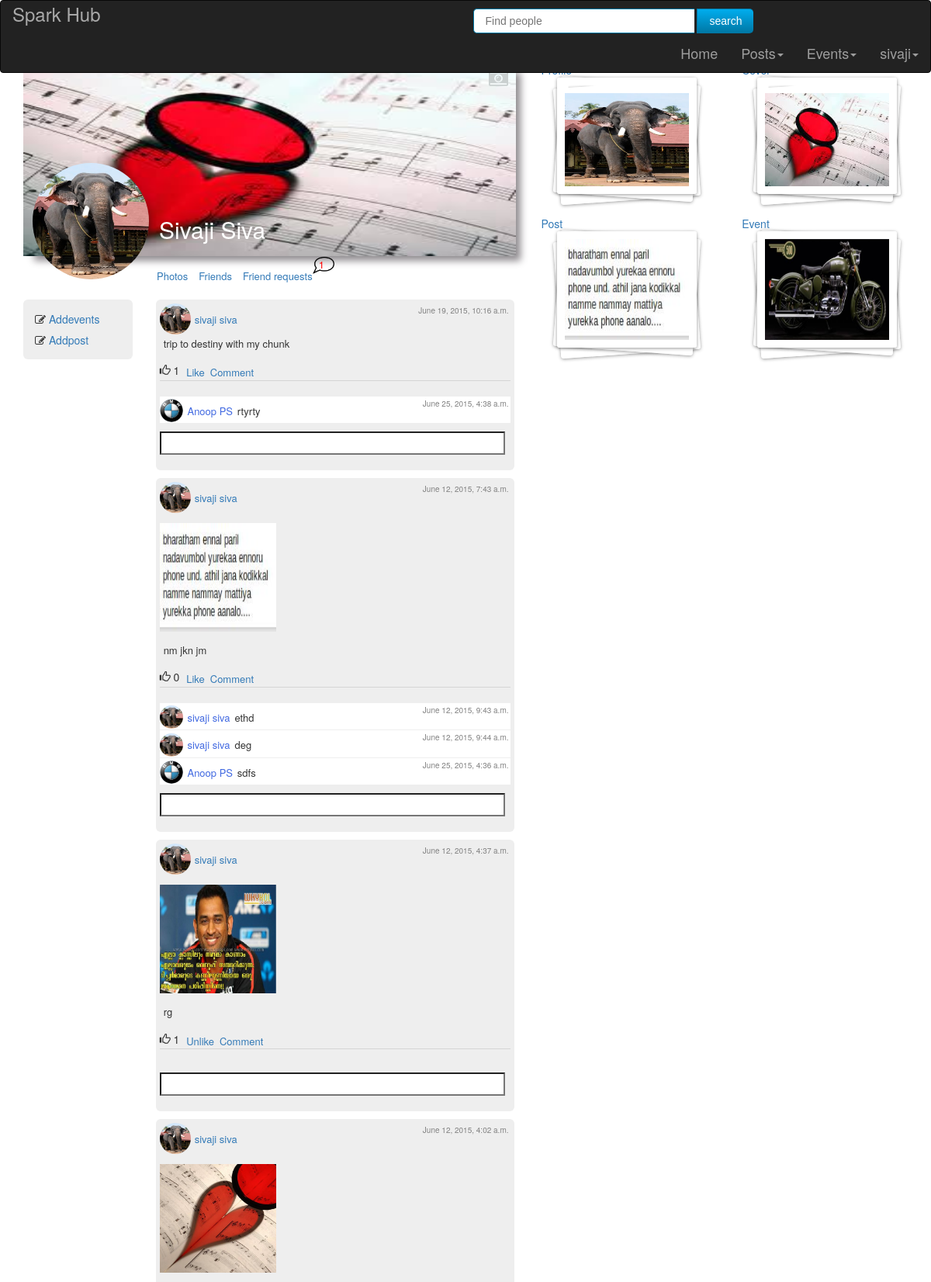
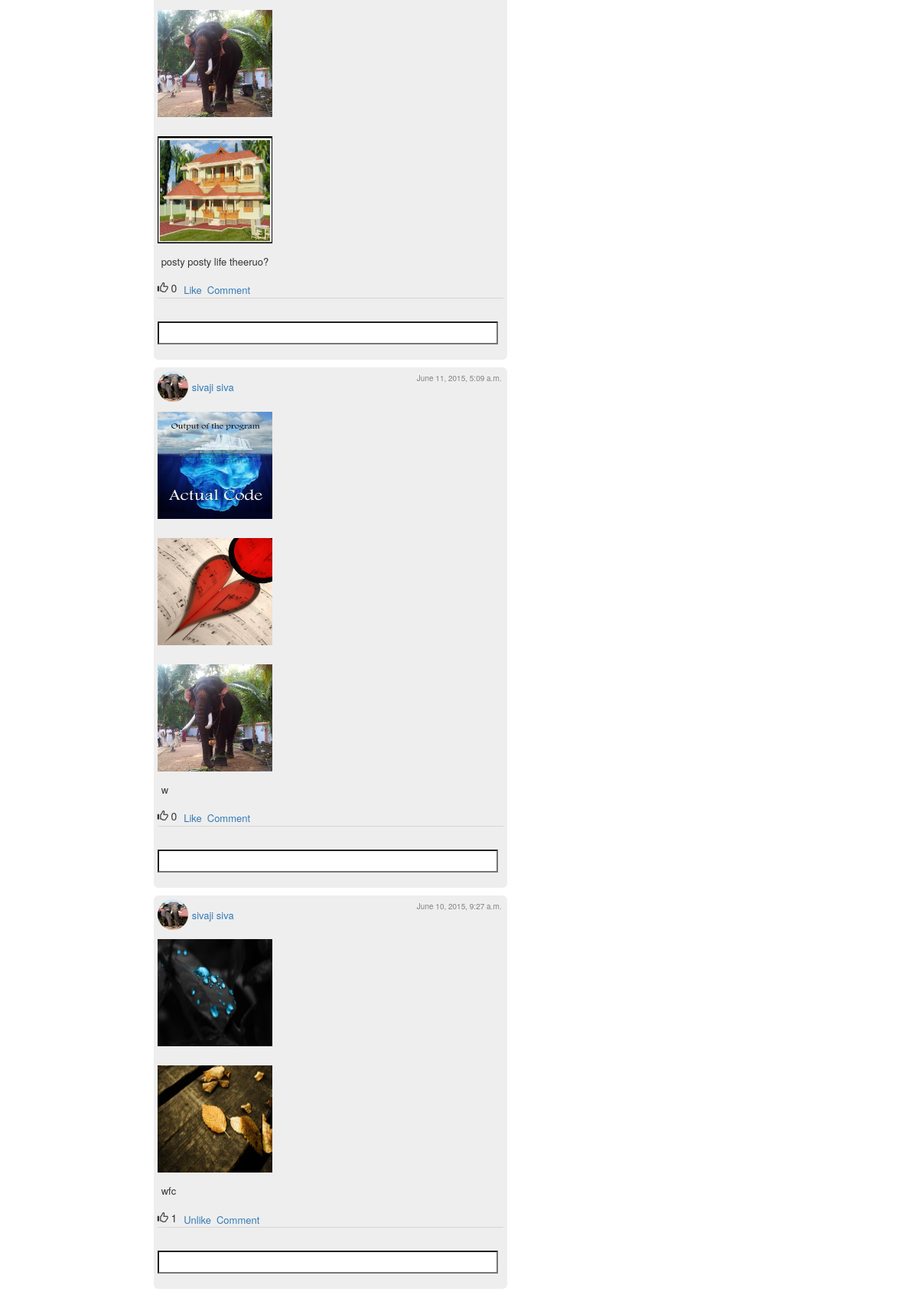
The page /sivaji (signed in, upper part) on the database its author committed (2 pictures, top to bottom).
### users/models.py (models this page shows, shortened)
class Profile(models.Model):
	user = models.OneToOneField(User)
	place = models.CharField(max_length=200)
	@property
	def get_avatar(self):
		if self.user.userimage_set.filter(is_active_profile=True, is_public=True).exists():
			return self.user.userimage_set.filter(is_active_profile=True, is_public=True)[0].profile_pic
		return 'profiles/default_image.jpg'
	@property
	def get_cover(self):
		if self.user.userimage_set.filter(is_active_cover=True, is_public=True).exists():
			return self.user.userimage_set.filter(is_active_cover=True, is_public=True)[0].cover_pic
		return 'covers/default_cover.jpg'
	@property
	def get_post(self):
		return [i for i in self.user.post_set.all().order_by('-create_date')]
	@property
	def get_event(self):
		return [i for i in self.user.event_set.all().order_by('-create_date')]

class UserImage(models.Model):
	user = models.ForeignKey(User)
	profile_pic = models.ImageField(upload_to="profiles/", null=True, blank=True)
	cover_pic = models.ImageField(upload_to="covers/", null=True, blank=True)
	is_active_profile = models.BooleanField(default=False)
	is_active_cover = models.BooleanField(default=False)
	is_public = models.BooleanField(default=False)
	create_date = models.DateTimeField(auto_now_add=True, null=True, blank=True)

### Post/models.py (models this page shows, shortened)
class Post(models.Model):
	title = models.CharField(max_length=50)
	text = models.TextField(max_length=300)
	user = models.ForeignKey(User)
	create_date = models.DateTimeField(auto_now_add=True)
	@property
	def get_attach(self):
	    return [i for i in self.post_attach.all().order_by('-create_date')[:3]]
	@property
	def get_likecount(self):
	    return self.post_likes.count()
	@property
	def get_comments(self):
	    return [i for i in self.post_comments.all().order_by('-create_date')[:3]][::-1]

class Gallery(models.Model):
	post = models.ForeignKey('Post', related_name = "post_attach", null=True, blank=True)
	url = models.CharField(max_length=1000, null=True, blank=True)
	create_date = models.DateTimeField(auto_now_add=True)

### generic/models.py (models this page shows)
class Comment(models.Model):
	comment = models.CharField(max_length=600)
	user = models.ForeignKey(User)
	post = models.ForeignKey('Post.Post', related_name = "post_comments", null=True, blank=True)
	event = models.ForeignKey('event.Event', related_name = "event_comments", null=True, blank=True)
	create_date = models.DateTimeField(auto_now_add=True)

### event/models.py (models this page shows)
class Picture(models.Model):
	event = models.ForeignKey('Event', related_name = "event_attach", null=True, blank=True)
	url = models.CharField(max_length=1000, null=True, blank=True)
	create_date = models.DateTimeField(auto_now_add=True)

### users/views.py (the view)
# urls.py: url(r'^(?P<user>\w+)',user_page, name="user-page"),
def user_page(request,user):
    req=request.user
    user=User.objects.get(username=user)
    frnd = Friend.objects.filter(Q(acceptor=req, creator=user)|Q(acceptor=user, creator=req))
    images = UserImage.objects.all().order_by('-create_date')
    posts=Post.objects.filter(user=user).order_by('-create_date')
    gal = Gallery.objects.last()
    pic = Picture.objects.last()
    requests = Friend.objects.filter(acceptor=user,status=0)
    number_of_requests=len(requests)
    return render(request,'users/userpage.html',{'number_of_requests':number_of_requests, 'entity':user, 'gal':gal,'pic':pic,'frnd':frnd, 'posts':posts, 'images':images})

### Post/templatetags/likecounter.py (called while the page is built)
@register.filter(name='actioncounts')
def actioncounts(post,user):
	return Like.objects.filter(user=user, post=post).exists()

### event/models.py (called while the page is built)
	@property
	def get_attach(self):
	    return [i for i in self.event_attach.all().order_by('-create_date')[:3]]

### templates/users/userpage.html (shortened to what this page needs)
{% extends "base.html" %}
{% load likecounter %}
{% block content %}
<div class="container" style='background:white'>
	<div class="row" style='margin-top:80px'>
		<div class="col-md-7">
			<div class="row">
				<div class="col-md-12">
					<font size='4' style='text-transform: capitalize'>
					<div class='image' style='margin-bottom: 15px;'>
					<a class="UploadButton">
					<i class="fa fa-camera-retro fa-3x camera"></i>
					</a>
						<a href="/media/{{ entity.profile.get_cover }}" data-featherlight="image">
						<img width="635" class='shadow' height="250" src="/media/{{ entity.profile.get_cover }}" /></a>
						<h2 style='margin-left: 175px; margin-top:-1px;' >{{entity.get_full_name}}</h2>
					</div></font>
				<a href="/media/{{ entity.profile.get_avatar }}" data-featherlight="image">
				<img class="img-circle-page image-popup-vertical-fit" width="50" style="float:left; margin-top:-135px; margin-left:12px; position:relative; "height="50" src="/media/{{ entity.profile.get_avatar }}" />
				</a>
				<a type="url" href='/{{entity}}/photos'>
					<font style='cursor:pointer; padding-left:10px' size="2">Photos</font></a>
				<a type="url" href='/{{entity}}/friends'>
					<font style='cursor:pointer; padding-left:10px' size="2">Friends</font></a>
				{% ifequal user entity %}
				<a type="url" href='/{{entity}}/friend_request'>
					<font style='cursor:pointer; padding-left:10px;position:relative' size="2">Friend requests
					{% ifnotequal number_of_requests 0 %}
					<font class='request' color="red">{{number_of_requests}}</font>
					{% endifnotequal %}
					</font></a>
				{% endifequal %}
				</div>
			</div>
			<div class="row" style='margin-top:20px'>
				<div class="col-md-3">
					<div class="jumbotron" style="padding:15px">
					<div style= 'margin-bottom: 7px;'>
						<i class="fa fa-pencil-square-o"></i>
						<a target="_top" href="/event/createevent">Addevents</a>
					</div>
					<div>
						<i class="fa fa-pencil-square-o"></i>
						<a target="_top" href="/post/createpost">Addpost</a>
					</div>
					</div>
				</div>
				<div class="col-md-9" style="padding-right:35px">
					{% for post in posts %}
	<div class="all-posts">
		<div class='jumbotron pad' style="margin-bottom:10px;padding:5px !important">
		<p style='margin-bottom:0px; float:left; width:100%'>
				<img  border="2" class="img-circle image-popup-vertical-fit" width="50" style="float:left";height="50" src="/media/{{ post.user.profile.get_avatar }}" />
				<font size="2" color='#4169E1' class='username'>
					<a href="{{post.user}}" type='url' style='cursor:pointer;' class='user-page'>
					{{post.user.get_full_name}}
					</a>
					</font>
				<font size="1" color='grey' style='float:right;padding:2px'>{{post.create_date}}</font></p>
				{% for attach in post.get_attach %}
					<p><a href="{{ attach.url }}" data-featherlight="image">
					<img class= 'image-popup-vertical-fit' style="padding-top:10px" border="2" width="150" height="150" src="{{ attach.url }}" />
					</a></p>
				{% endfor %}
				<p><font size="2" style='margin-left:5px;margin-bottom:0px'>{{post.text}}</font></p>
				<span class="glyphicon glyphicon-thumbs-up"></span>
				<font class="like" style='margin-bottom:1px;margin-top:1px;margin-right:5px'><font size="2"></font>{{post.get_likecount}}</font>
				<div class="btn-group" role="group" aria-label="...">
				{% if post|actioncounts:user %}
					<a type="url" data-type='post' class="unlike-btn" data-url="{% url 'post-unlike' post.id %}">
					<font style='cursor:pointer; padding-right:3px' size="2">Unlike</font></a>
					{% else %}
					<a type="url" data-type='post' class="like-btn" data-url="{% url 'post-like' post.id %}">
					<font style='cursor:pointer; padding-right:3px' size="2">Like</font></a>
					{% endif %}
				<a type="button" name="polik" size="10px" data-type='post' data-url="{% url 'post-comment' post.id %}" class="comment-btn"><font style='cursor:pointer' size="2">Comment</font></a>
			</div>
			<hr style="margin-top:0px">
			<div style='background:white; margin-top:0px; margin-bottom:0px' class="comments">
			{% for comment in post.get_comments %}
			<p style='margin-left:0px;margin-bottom:1px' class="comment">
			<img  class="img-circle-comment image-popup-no-margins" border="2" width="25" height="40" src="media/{{ comment.user.profile.get_avatar }}" />
			<font size="2" color='#4169E1'>{{comment.user.get_full_name}}</font>
			<font size="1" color='grey' style='float:right;padding:2px'>{{comment.create_date}}</font>
			<font size="2">{{comment.comment}}</font></p>
			<hr style="margin-top:0px;margin-bottom:0px">
			{% endfor %}
			</div>
			<p><input type="text" class='value enter_key' data-type='post' data-url="{% url 'post-comment' post.id %}" style=" background:white; margin-top:10px;width:445px;height:30px;font-size:15px" /></p>
		</div>
	</div>
	{% endfor %}
	</div></div></div>
			<div>
				<div class="col-md-5 padd">
					<div class='row'>
					<div class="col-md-6">
					<a href="/media/{{entity.profile.get_avatar}}" data-featherlight="image">
					<div class="jumbotrom padd">Profile
						<div id="container">
							<div class="stack twisted">
								<img class= 'image-popup-vertical-fit' style="padding-top:10px" border="2" width="150" height="150" src="/media/{{entity.profile.get_avatar}}" />
	 	    				</div>
						</div>
					</div>
				</div>
					<div class="col-md-6">
					<a href="/media/{{entity.profile.get_cover}}" data-featherlight="image">
					<div class="jumbotrom padd">Cover
						<div id="container">
							<div class="stack twisted">
								<img class= 'image-popup-vertical-fit' style="padding-top:10px" border="2" width="150" height="150" src="/media/{{entity.profile.get_cover}}" />
	 	    				</div>
						</div>
					</div>
					</div>
					</div>
					</div>
					<div class="col-md-5 padd">
					<div class='row mar'>
					<div class="col-md-6">
					<a href="{{gal.url}}" data-featherlight="image">
					<div class="jumbotrom padd">Post
						<div id="container">
							<div class="stack twisted">
	        					<img src="{{gal.url}}" />
	 	    				</div>
						</div>
					</div>
					</div>
					<div class="col-md-6">
					<a href="{{pic.url}}" data-featherlight="image">
					<div class="jumbotrom padd">Event
						<div id="container">
							<div class="stack twisted">
	        					<img src="{{pic.url}}" />
	 	    				</div>
						</div>
					</div>
					</div>
					</div>
					</div>
					</div>
 		</div>
	</div>
{% endblock %}

### templates/base.html (shortened to what this page needs)
<!DOCTYPE html PUBLIC "-//W3C//DTD XHTML 1.0 Transitional//EN" "http://www.w3.org/TR/xhtml1/DTD/xhtml1-transitional.dtd">
<html lang='en'>
    <head>
		<link rel="stylesheet" href="http://maxcdn.bootstrapcdn.com/bootstrap/3.3.4/css/bootstrap.min.css">
        <link rel="stylesheet" href="//code.jquery.com/ui/1.11.4/themes/smoothness/jquery-ui.css">
        <link rel="stylesheet" href="/resources/demos/style.css">
        <link rel="stylesheet" href="//code.jquery.com/ui/1.11.4/themes/smoothness/jquery-ui.css">
        <link rel="stylesheet" href="/static/css/font-awesome.min.css">
		<link type="text/css" rel="stylesheet" href="http://sparklabs.in/design-projects/sivaji/release/featherlight.min.css" title="Featherlight Styles" />
        <link rel="stylesheet" href="/static/css/style.css" />
    </head>
    	<body bgcolor="#E6E6FA">
        {% block head %}
		<nav class="navbar navbar-inverse constant" role="navigation">
<div class="collapse navbar-collapse navbar-ex1-collapse">
          <ul class="nav navbar-nav navbar-left ">
			<li class='navbar-left' style="color:DarkGray"><font size='5'>Spark Hub</font></li></ul>
            <ul class="nav navbar-nav search">
            <li>
            <form action="/usersearch">
            <input class='tftextinput birds' type="search" name="name" style='width:285px' id="mySearch" placeholder="Find people">
            <input class='tfbutton' type="submit" id="mybutton" value='search'>
            </form></li></ul>
			<ul class="nav navbar-nav navbar-right ">
			<li><a class="navbar-brand" href="/home">Home</a></li>
			<li class="dropdown">
                        <a href="#" data-toggle="dropdown" class="dropdown-toggle navbar-brand">Posts<b class="caret"></b></a>
            </li>
			<li class="dropdown">
                        <a href="#" data-toggle="dropdown" class="dropdown-toggle navbar-brand">Events<b class="caret"></b></a>
            </li>
			 <li class="dropdown">
                        <a href="#" data-toggle="dropdown" class="dropdown-toggle navbar-brand">{{user}}<b class="caret"></b></a>
                    </li>
			</ul></div></nav></div>
{% endblock %}
        {% block content %}{% endblock %}
    </body>
</html>

### static/css/style.css (style rules this page uses)
#container { max-width: 57.5em; padding: 0 20px; margin: 0 auto; }
.stack { float: left; margin: 0 4% 4% 0; position: relative; z-index:1; }
.stack img { height:150px; width:180px; vertical-align: bottom; border: 10px solid #fff; border-radius: 3px; -webkit-box-sizing: border-box; -moz-box-sizing: border-box; box-sizing: border-box; -webkit-box-shadow: 0 1px 4px rgba(0, 0, 0, 0.4); -moz-box-shadow: 0 1px 4px rgba(0, 0, 0, 0.4); box-shadow: 0 1px 4px rgba(0, 0, 0, 0.4); }
.stack:last-of-type { margin-right: 0; }
.stack:before, .stack:after { content: ""; border-radius: 3px; width: 100%; height: 100%; position: absolute; border: 10px solid #fff; left: 0; -webkit-box-sizing: border-box; -moz-box-sizing: border-box; box-sizing: border-box; -webkit-box-shadow: 0 1px 4px rgba(0, 0, 0, 0.4); -moz-box-shadow: 0 1px 4px rgba(0, 0, 0, 0.4); box-shadow: 0 1px 4px rgba(0, 0, 0, 0.4); -webkit-transition: 0.3s all ease-out; -moz-transition: 0.3s all ease-out; transition: 0.3s all ease-out; }
.stack:before { top: 4px; z-index: -10; }
.stack:after { top: 8px; z-index: -20; }
.stack.twisted:before { -webkit-transform: rotate(4deg); -moz-transform: rotate(4deg); transform: rotate(4deg); }
.stack.twisted:after { -webkit-transform: rotate(-4deg); -moz-transform: rotate(-4deg); transform: rotate(-4deg); }

### templates/base.html (style rules this page uses)
.pad { padding-top: 5px; padding-left: 5px !important; padding-right: 5px !important; }
.constant { width:100%; position:fixed; z-index:11; }
.img-circle { overflow:hidden; -webkit-border-radius:50px; -moz-border-radius:50px; border-radius:50px; width:40px; height:40px; }
.img-circle-comment { overflow:hidden; -webkit-border-radius:50px; -moz-border-radius:50px; border-radius:50px; width:30px; height:30px; }
.img-circle-page { overflow:hidden; -webkit-border-radius:50px; -moz-border-radius:50px; border-radius:100px; width:150px; height:150px; }
.image { position: relative; width: 100%; }
h2 { position: absolute; top: 200px; left: 0; width: 100%; color:white; }
.shadow { -webkit-box-shadow: 10px 10px 9px -4px rgba(143,139,143,1); -moz-box-shadow: 10px 10px 9px -4px rgba(143,139,143,1); box-shadow: 10px 10px 9px -4px rgba(143,139,143,1); }
.camera { font-size: 25px; z-index: 2; position: absolute; color: rgb(202, 208, 208); margin-left: 600px; margin-top: 8px; cursor:pointer; }
.padd { padding-top: 0px; padding-bottom: 0px; padding-left: 0px; padding-right: 0px; }
.jumbotrom { padding-left: 0px !important; padding-right: 0px !important; }
.username { float:left; padding:12px; margin-left: -7px; }
.mar { margin-top: 20px; }
.search { margin-top: 10px; margin-left: 480px; }
.tftextinput { margin: 0; padding: 5px 15px; font-family: Arial, Helvetica, sans-serif; font-size:14px; border:1px solid #0076a3; border-right:0px; border-top-left-radius: 5px 5px; border-bottom-left-radius: 5px 5px; }
.request { width: 28px; position: absolute; height: 37px; top: -15px; padding: 0px 11px 4px 8px; background: url('/static/images/comment_box.png') no-repeat; background-size: 100%; }
.col-md-12 a { line-height: 20px; }
.tfbutton { margin: 0; padding: 5px 15px; font-family: Arial, Helvetica, sans-serif; font-size:14px; outline: none; cursor: pointer; text-align: center; text-decoration: none; color: #ffffff; border: solid 1px #0076a3; border-right:0px; background: #0095cd; background: -webkit-gradient(linear, left top, left bottom, from(#00adee), to(#0078a5)); background: -moz-linear-gradient(top, #00adee, #0078a5); border-top-right-radius: 5px 5px; border-bottom-right-radius: 5px 5px; }

### rows shown on the page
Post: user.profile.get_avatar (picture), user.get_full_name "sivaji siva", create_date "June 19, 2015, 10:16 a.m.", text "trip to destiny with my chunk", get_likecount "1", shows "Like"
Comment: user.profile.get_avatar (picture), user.get_full_name "Anoop PS", create_date "June 25, 2015, 4:38 a.m.", comment "rtyrty"
Post: user.profile.get_avatar (picture), user.get_full_name "sivaji siva", create_date "June 12, 2015, 7:43 a.m.", text "nm jkn jm", get_likecount "0", shows "Like"
Gallery: url (picture)
Comment: user.profile.get_avatar (picture), user.get_full_name "sivaji siva", create_date "June 12, 2015, 9:43 a.m.", comment "ethd"
Comment: user.profile.get_avatar (picture), user.get_full_name "sivaji siva", create_date "June 12, 2015, 9:44 a.m.", comment "deg"
Comment: user.profile.get_avatar (picture), user.get_full_name "Anoop PS", create_date "June 25, 2015, 4:36 a.m.", comment "sdfs"
Post: user.profile.get_avatar (picture), user.get_full_name "sivaji siva", create_date "June 12, 2015, 4:37 a.m.", text "rg", get_likecount "1", shows "Unlike"
Gallery: url (picture)
Post: user.profile.get_avatar (picture), user.get_full_name "sivaji siva", create_date "June 12, 2015, 4:02 a.m.", text "posty posty life theeruo?", get_likecount "0", shows "Like"
Gallery: url (picture)
Gallery: url (picture)
Gallery: url (picture)
Post: user.profile.get_avatar (picture), user.get_full_name "sivaji siva", create_date "June 11, 2015, 5:09 a.m.", text "w", get_likecount "0", shows "Like"
Gallery: url (picture)
Gallery: url (picture)
Gallery: url (picture)
Post: user.profile.get_avatar (picture), user.get_full_name "sivaji siva", create_date "June 10, 2015, 9:27 a.m.", text "wfc", get_likecount "1", shows "Unlike"
Gallery: url (picture)
Gallery: url (picture)
Picture: url (picture)

### other values the page prints
{{ user }} "sivaji"
{{ entity.get_full_name }} "Sivaji Siva"
{{ number_of_requests }} "1"
